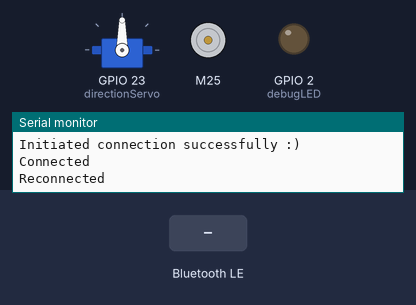
Simulated run of this program. Board: ESP32. Parts: servo, DC motor (green arrow = forward, orange = backward, longer = faster), output pins drawn as LEDs (lit = HIGH), the last lines printed to the serial monitor. Inputs (shaded band) come from the test bench. Nothing arrives over Bluetooth unless stated; a phone connects over Bluetooth LE 3 s after start.

Above: at 3.2 s.
3.3 s: Bluetooth LE write "debug" received
At 4.1 s:
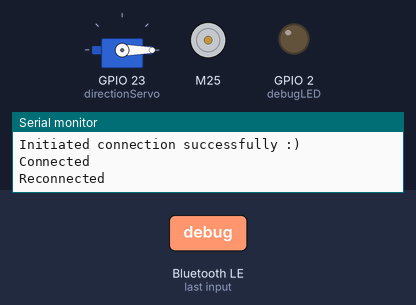
6.3 s: Bluetooth LE write "!debug" received
At 7.0 s:
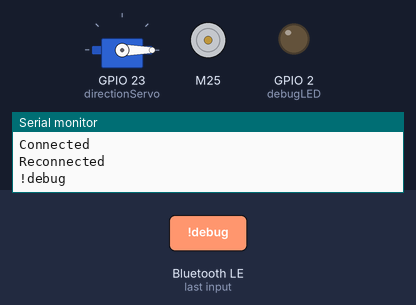
Timing chart, 0 to 9.3 s (numbered marks = the images above; inputs shaded):
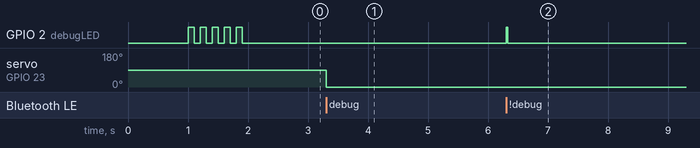

The program:

main.cpp
```cpp
#include <Arduino.h>
#include <BLEDevice.h>
#include <BLEServer.h>
#include <BLEUtils.h>
#include "debugger.h"
#include <ArduinoJson.h>
#include "handle_command.h"

// BLE SECTION
BLEServer *pServer = NULL;

BLECharacteristic *message_characteristic = NULL;
BLECharacteristic *box_characteristic = NULL;

bool deviceConnected = false;
bool oldDeviceConnected = false;
bool debugMode = false;

#define SERVICE_UUID "4fafc201-1fb5-459e-8fcc-c5c9c331914b"
#define MESSAGE_CHARACTERISTIC_UUID "6d68efe5-04b6-4a85-abc4-c2670b7bf7fd"

// esp32 to arduino serial communication pin
#define rx 16
#define tx 17
DynamicJsonDocument doc(1024);

class MyServerCallbacks : public BLEServerCallbacks
{
  void onConnect(BLEServer *pServer)
  {
    Serial.println("Connected");
    deviceConnected = true;
    if (debugMode)
      connectionSuccessful();
  };

  void onDisconnect(BLEServer *pServer)
  {
    Serial.println("Disconnected");
    deviceConnected = false;
    if (debugMode)
      disConnected();
  }
};

class CharacteristicsCallbacks : public BLECharacteristicCallbacks
{
  // on onWrite function, we're handling the command
  void onWrite(BLECharacteristic *pCharacteristic)
  {
    String message = pCharacteristic->getValue().c_str();
    handle_command(message);
    if (debugMode)
      Serial.println(message);
    if (debugMode)
      received();
    if (message == "debug")
    {
      debugMode = true;
    }
    if (message == "!debug")
    {
      debugMode = false;
    }
  }
};

void checkToReconnect() // added
{
  // disconnected so advertise
  if (!deviceConnected && oldDeviceConnected)
  {
    delay(500);                  // give the bluetooth stack the chance to get things ready
    pServer->startAdvertising(); // restart advertising
    Serial.println("Disconnected: start advertising");
    oldDeviceConnected = deviceConnected;
  }
  // connected so reset boolean control
  if (deviceConnected && !oldDeviceConnected)
  {
    // do stuff here on connecting
    Serial.println("Reconnected");
    oldDeviceConnected = deviceConnected;
  }
}

const byte numChars = 64;
char receivedChars[numChars]; // an array to store the received data
boolean newData = false;

void recvWithEndMarker()
{
  static byte ndx = 0;
  char endMarker = '\n';
  char rc;

  while (Serial2.available() > 0 && newData == false)
  {
    rc = Serial2.read();

    if (rc != endMarker)
    {
      receivedChars[ndx] = rc;
      ndx++;
      if (ndx >= numChars)
      {
        ndx = numChars - 1;
      }
    }
    else
    {
      receivedChars[ndx] = '\0'; // terminate the string
      ndx = 0;
      newData = true;
    }
  }
}

void sendNewData()
{
  if (newData == true)
  {
    if (debugMode)
      Serial.println(receivedChars);
    if (deviceConnected)
      message_characteristic->setValue(receivedChars);
    newData = false;
  }
}

void setup()
{
  Serial.begin(115200);
  Serial2.begin(9600, SERIAL_8N1, rx, tx);

  // pinMode
  pinMode(2, OUTPUT);

  // Create the BLE Device
  BLEDevice::init("AquaRover");
  // Create the BLE Server
  pServer = BLEDevice::createServer();
  pServer->setCallbacks(new MyServerCallbacks());
  // Create the BLE Service
  BLEService *pService = pServer->createService(SERVICE_UUID);
  delay(1000);

  // Create a BLE Characteristic
  message_characteristic = pService->createCharacteristic(
      MESSAGE_CHARACTERISTIC_UUID,
      BLECharacteristic::PROPERTY_READ |
          BLECharacteristic::PROPERTY_WRITE |
          BLECharacteristic::PROPERTY_NOTIFY |
          BLECharacteristic::PROPERTY_INDICATE);

  // Start the BLE service
  pService->start();

  // Start advertising
  pServer->getAdvertising()->start();

  message_characteristic->setValue("Connection Established");
  message_characteristic->setCallbacks(new CharacteristicsCallbacks());

  setupServo();
  Serial.println("Initiated connection successfully :)");
  setupNotifier();
}

void loop()
{
  checkToReconnect();
  recvWithEndMarker();
  sendNewData();

  if (deviceConnected)
  {
    message_characteristic->notify(); // its to receive message
  }

  delay(100);
}
```

debugger.cpp
```cpp
#include "debugger.h"

#define debugLED 2

void setupNotifier(){
  for (int i = 0; i < 5; i++){
    digitalWrite(debugLED, HIGH);
    delay(100);
    digitalWrite(debugLED, LOW);
    delay(100);
  }
}

void connectionSuccessful(){
  for (int i = 0; i < 3; i++){
    digitalWrite(debugLED, HIGH);
    delay(500);
    digitalWrite(debugLED, LOW);
    delay(500);
  }
}

void disConnected(){
  for (int i = 0; i < 2; i++){
    digitalWrite(debugLED, HIGH);
    delay(500);
    digitalWrite(debugLED, LOW);
    delay(500);
  }
}

void received(){
  digitalWrite(debugLED, HIGH);
  delay(25);
  digitalWrite(debugLED, LOW);
  delay(25);
}

void sent(){
  digitalWrite(debugLED, HIGH);
  delay(25);
  digitalWrite(debugLED, LOW);
  delay(25);
}
```

debugger.h
```cpp
#ifndef DEBUGGER_H
#define DEBUGGER_H

#include <Arduino.h>

void setupNotifier();
void connectionSuccessful();
void disConnected();
void received();
void sent();

#endif
```

drive.cpp
```cpp
#include "drive.h"
#include "ServoEasing.hpp"

// motor driver pins
#define AIN1 25
#define BIN1 27

#define AIN2 33
#define BIN2 14

#define PWMA 32
#define PWMB 13
#define STBY 26

// servo pins
#define directionServo 23
int directionServoAngle = 90;
Servo DirectionServoMotor;

#define pi 3.1415926

const int maxPWM = 255;

Motor thruster = Motor(AIN1, AIN2, PWMA, 1, STBY);

void manageServo(int angle){
  DirectionServoMotor.write(angle);
}

void setupServo(){
  DirectionServoMotor.attach(directionServo);
}

void drive(double dis, double angle){
  double delta;
  int thrusterPWM = int(dis * maxPWM);

  DirectionServoMotor.write(int(angle));
  thruster.drive(thrusterPWM);
}
```

drive.h
```cpp
#ifndef DRIVER_H
#define DRIVER_H

#include <Arduino.h>
#include <SparkFun_TB6612.h>

void manageServo(int);
void setupServo();
void drive(double, double);

#endif
```

handle_command.cpp
```cpp
#include "handle_command.h"

void handle_command(String cmd)
{
  char start = cmd.charAt(0);
  if (start == 'd')
  {
    int commaPos = cmd.indexOf(',');
    String disString = cmd.substring(1, commaPos);
    String angleString = cmd.substring(commaPos + 1);

    // Convert the string numbers to floats
    double dis = disString.toDouble();
    double angle = angleString.toDouble();
    drive(dis, angle);
  }
  if (start == 's'){
    int angle = cmd.substring(cmd.indexOf(':') + 2).toInt();
    manageServo(angle);
  }
}
```

handle_command.h
```cpp
#ifndef HANDLE_COMMAND_H
#define HANDLE_COMMAND_H

#include <Arduino.h>
#include "drive.h"

void handle_command(String);

#endif
```

Measured:
- after the input at 3.3 s, servo on GPIO 23 (directionServo): 90° → 0° at once
- after the input at 6.3 s, GPIO 2 (debugLED): LOW → HIGH at once, → LOW 0.03 s later
